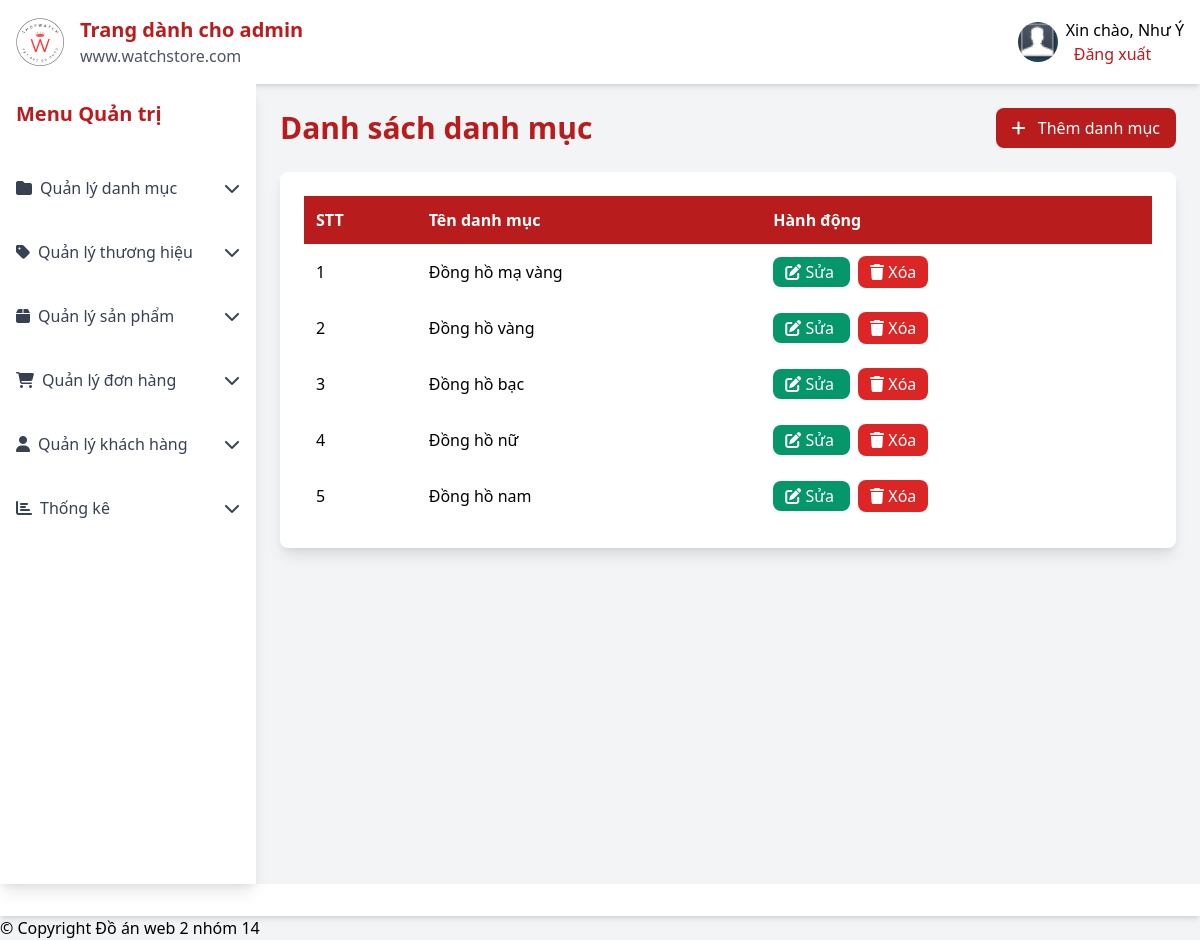
The app's page /admin/catlist.php (signed in) with its own data.
### tables this page shows
CREATE TABLE `tbl_category` (
  `catId` int(11) NOT NULL,
  `catName` varchar(255) NOT NULL
);

### lib/database.php (called while the page is built, shortened)
<?php
Class Database{
    public $host = DB_HOST;
    public $user = DB_USER;
    public $pass = DB_PASS;
    public $dbname = DB_NAME;
    public $link;
private function connectDB(){
    $this->link = new mysqli($this->host, $this->user,$this->pass, $this->dbname);
}
public function select($query, $params = []) {
    try {
        if (empty($params)) {
            $result = $this->link->query($query);
            if ($result->num_rows > 0) {
                return $result;
            } else {
                return false;
            }
        }
    } catch (Exception $e) {
        $this->error = "Lỗi select: " . $e->getMessage();
        error_log($this->error);
        return false;
    }
}
}
?>

### classes/category.php (called while the page is built, shortened)
<?php
$filepath = realpath(dirname(__FILE__));
include_once ($filepath.'/../lib/database.php');
class category {
    private $db;
    public function __construct(){
        $this->db = new Database();
    }
    public function show_category(){
        $query = "SELECT * FROM tbl_category ORDER BY catId DESC";
        $result = $this->db->select($query);
        return $result;
    }
}
?>

### admin/catlist.php (the view, shortened to what this page needs)
<?php
include_once 'inc/header.php';
include_once '../classes/category.php';
$cat = new category();
?>
<!DOCTYPE html>
<html lang="vi">
<head>
</head>
<body class="bg-gray-100 font-sans">
    <div class="flex flex-col min-h-screen">
        <?php include_once 'inc/header.php'; ?>
        <div class="flex flex-1">
            <div class="sidebar fixed inset-y-0 left-0 w-64 md:static md:translate-x-0">
                <?php include_once 'inc/sidebar.php'; ?>
            </div>
            <main class="content flex-1 p-6 ">
                <div class="flex justify-between items-center mb-6">
                    <h2 class="text-3xl font-bold text-red-700">Danh sách danh mục</h2>
                    <a href="catadd.php" class="bg-red-700 text-white px-4 py-2 rounded-lg hover:bg-red-800">
                        <i class="fas fa-plus mr-2"></i> Thêm danh mục
                    </a>
                </div>
                <div class="bg-white shadow-lg rounded-lg p-6">
                    <div class="table-container">
                        <table>
                            <thead>
                                <tr>
                                    <th>STT</th>
                                    <th>Tên danh mục</th>
                                    <th>Hành động</th>
                                </tr>
                            </thead>
                            <tbody>
                                <?php
                                $show_cate = $cat->show_category();
                                if ($show_cate && $show_cate->num_rows > 0) {
                                    $i = 0;
                                    while ($result = $show_cate->fetch_assoc()) {
                                        $i++;
                                ?>
                                        <tr>
                                            <td><?php echo $i; ?></td>
                                            <td><?php echo htmlspecialchars($result['catName']); ?></td>
                                            <td>
                                                <a href="catedit.php?catid=<?php echo $result['catId']; ?>" class="btn btn-edit bg-green-600 text-white px-3 py-1 rounded-lg mr-2">
                                                    <i class="fas fa-edit"></i> Sửa
                                                </a>
                                                <button onclick="confirmDelete(<?php echo $result['catId']; ?>)" class="btn btn-delete bg-red-600 text-white px-3 py-1 rounded-lg">
                                                    <i class="fas fa-trash"></i> Xóa
                                                </button>
                                            </td>
                                        </tr>
                                <?php
                                    }
                                } else {
                                ?>
                                    <tr>
                                        <td colspan="3" class="text-center py-4 text-gray-600">Không có danh mục nào</td>
                                    </tr>
                                <?php
                                }
                                ?>
                            </tbody>
                        </table>
                    </div>
                </div>
            </main>
        </div>
        <footer class="bg-white shadow-md p-4 mt-auto">
            <?php include_once 'inc/footer.php'; ?>
</body>
</html>

### admin/css/catstyle.css (style rules this page uses)
.table-container { overflow-x: auto; }
table { width: 100%; border-collapse: collapse; }
th, td { padding: 1rem; text-align: left; }
th { background-color: #b91c1c; color: white; }
.btn { transition: background-color 0.3s ease; }

### admin/css/customer.css (style rules this page uses)
.table-container { overflow-x: auto; }
table { width: 100%; border-collapse: collapse; }
th, td { padding: 0.75rem; text-align: left; }
th { background-color: #b91c1c; color: white; }

### records on screen
tbl_category: catName "Đồng hồ mạ vàng"
tbl_category: catName "Đồng hồ vàng"
tbl_category: catName "Đồng hồ bạc"
tbl_category: catName "Đồng hồ nữ"
tbl_category: catName "Đồng hồ nam"

### other values on screen
Session::get('adminName') "Như Ý"
